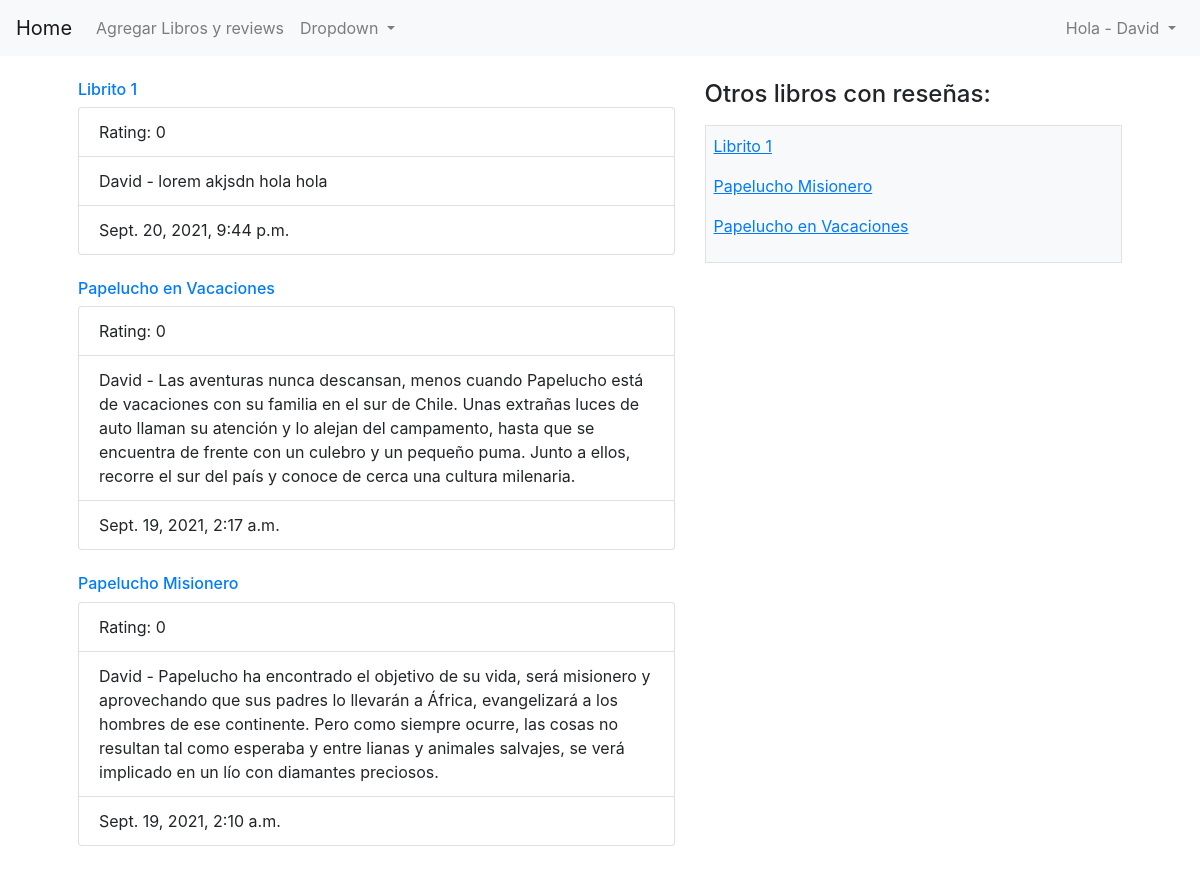
Before: /libros/ (signed in) with the older database file.
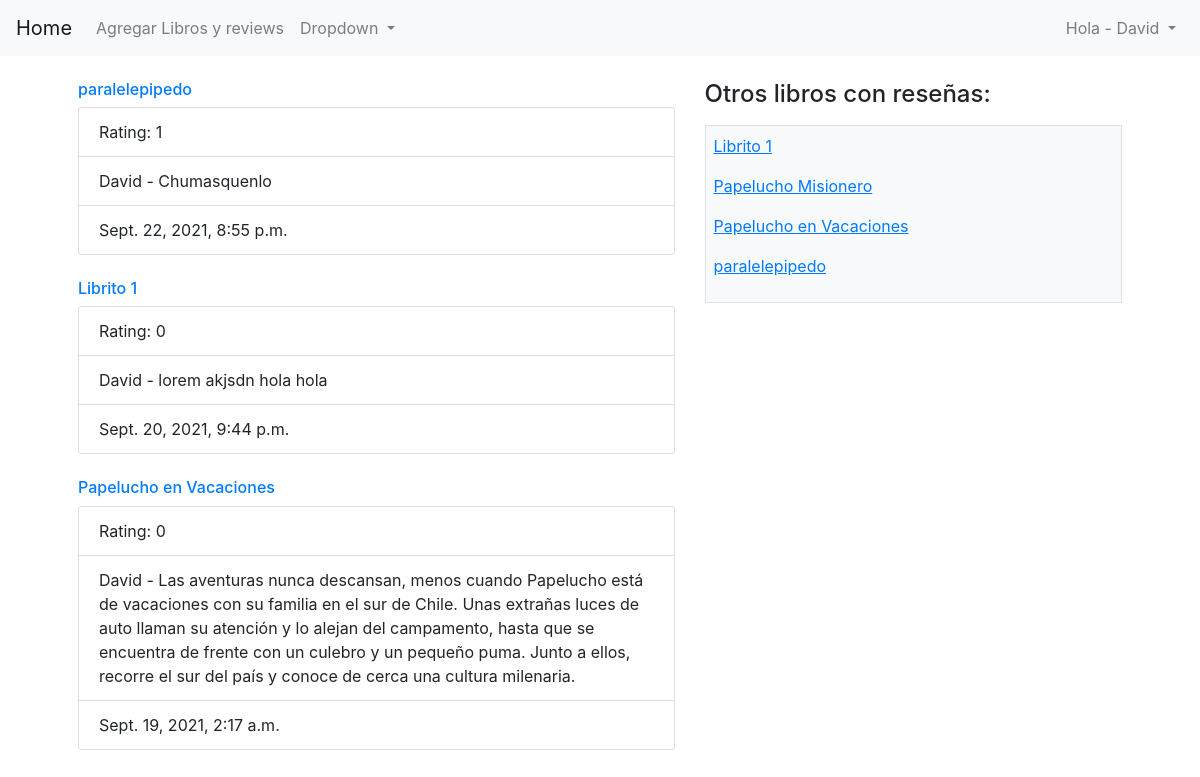
After: the same page with the newer database file.
### login/models.py (models this page shows)
class Libro(models.Model):
    id = models.AutoField(primary_key=True)
    titulo = models.CharField(max_length=40)
    autor = models.ForeignKey(Autor, on_delete=CASCADE, related_name="libros")

class Review(models.Model):
    id = models.AutoField(primary_key=True)
    usuario = models.ForeignKey(User, on_delete=CASCADE, related_name="reviews")
    contenido = models.TextField(default='')
    libro = models.ForeignKey(Libro, on_delete=CASCADE, related_name="reviews")
    created_at = models.DateTimeField(auto_now_add=True)
    updated_at = models.DateTimeField(auto_now=True)
    rating = models.IntegerField(default=0)

class User(models.Model):
    id = models.AutoField(primary_key=True)
    nombre = models.CharField(max_length=40)
    alias = models.CharField(max_length=40)
    email = models.CharField(max_length=40)
    password = models.CharField(max_length=255)
    rol = models.PositiveIntegerField(default=1)
    created_at = models.DateTimeField(auto_now_add=True)
    updated_at = models.DateTimeField(auto_now=True)
    objects = UserManager()

### home/views.py (the view)
# urls.py: path('libros/', include('home.urls')),
def libros(request):
    if 'user_id' not in request.session:
        return redirect('login')
    context = {
        "active_user": User.objects.get(id=request.session['user_id']),
        "ultimos_reviews": Libro.objects.all().order_by('id').reverse()[:3],  #.order_by('-id)[:3],
        "lista_libros": Libro.objects.all().order_by('titulo'),
    }
    return render(request, 'libros.html', context)

### login/templates/libros.html (shortened to what this page needs)
<!DOCTYPE html>
<html lang="en">
<head>
    {% load static %}
    <link rel="stylesheet" href="https://cdn.jsdelivr.net/npm/bootstrap@4.6.0/dist/css/bootstrap.min.css">
</head>
<body>
    <div class="wrapper">
        {% include "navbar.html" %}
        <br>
        <div class="container-fluid">
            <div class="row mx-5">
                <div class="col-7">
                    {% for libro in ultimos_reviews %}
                    <a href="/libros/{{libro.id}}">
                        <h6>{{libro.titulo}}</h6>
                    </a>
                    <ul class="list-group">
                        <li class="list-group-item">Rating: {{libro.reviews.last.rating}}</li>
                        <li class="list-group-item">{{libro.reviews.last.usuario.nombre}} - {{libro.reviews.last.contenido}}</li>
                        <li class="list-group-item">{{libro.reviews.last.updated_at}}</li>
                    </ul>
                    <br /> {% endfor%}
                </div>
                <div class="col-5">
                    <h4 class="mb-3">Otros libros con reseñas:</h4>
                    <div class="h-auto w-100 border border-ligth py-2 px-2 bg-light text-dark overflow-auto">
                        {% for libro in lista_libros %}
                        <a href="/libros/{{libro.id}}">
                            <p><ins>{{libro.titulo}}</ins></p>
                        </a>
                        {% endfor %}
                    </div>
                </div>
            </div>
        </div>
    </div>
</body>
</html>

Changed rows visible on the page:
no longer on one of the page's lists (row unchanged): Libro: titulo "Papelucho Misionero", reviews.last.rating "0", reviews.last.usuario.nombre "David", reviews.last.contenido "Papelucho ha encontrado el objetivo de su vida, será misionero y aprovechando que sus padres lo llevarán a África, evangelizará a los hombres de ese continente. Pero como siempre ocurre, las cosas no resultan tal como esperaba y entre lianas y animales salvajes, se verá implicado en un lío con diamantes preciosos.", reviews.last.updated_at "Sept. 19, 2021, 2:10 a.m."
added Libro: titulo "paralelepipedo", reviews.last.rating "1", reviews.last.usuario.nombre "David", reviews.last.contenido "Chumasquenlo", reviews.last.updated_at "Sept. 22, 2021, 8:55 p.m."
